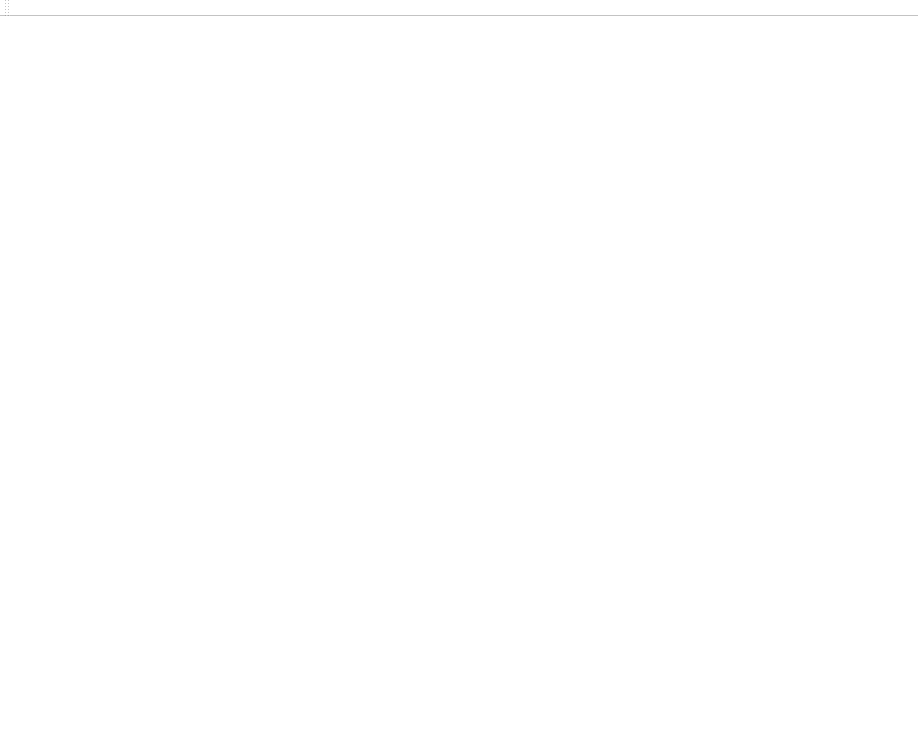
<?xml version="1.0" encoding="UTF-8"?>
<ui version="4.0">
 <class>MainWindow</class>
 <widget class="QMainWindow" name="MainWindow">
  <property name="geometry">
   <rect>
    <x>0</x>
    <y>0</y>
    <width>918</width>
    <height>730</height>
   </rect>
  </property>
  <property name="windowTitle">
   <string>MainWindow</string>
  </property>
  <property name="styleSheet">
   <string notr="true">background:transparent;</string>
  </property>
  <widget class="QWidget" name="centralWidget">
   <widget class="QPushButton" name="pushButton">
    <property name="geometry">
     <rect>
      <x>700</x>
      <y>510</y>
      <width>91</width>
      <height>31</height>
     </rect>
    </property>
    <property name="text">
     <string/>
    </property>
    <property name="flat">
     <bool>true</bool>
    </property>
   </widget>
  </widget>
  <widget class="QMenuBar" name="menuBar">
   <property name="geometry">
    <rect>
     <x>0</x>
     <y>0</y>
     <width>918</width>
     <height>17</height>
    </rect>
   </property>
  </widget>
  <widget class="QToolBar" name="mainToolBar">
   <attribute name="toolBarArea">
    <enum>TopToolBarArea</enum>
   </attribute>
   <attribute name="toolBarBreak">
    <bool>false</bool>
   </attribute>
  </widget>
  <widget class="QStatusBar" name="statusBar"/>
 </widget>
 <layoutdefault spacing="6" margin="11"/>
 <resources/>
 <connections/>
</ui>
